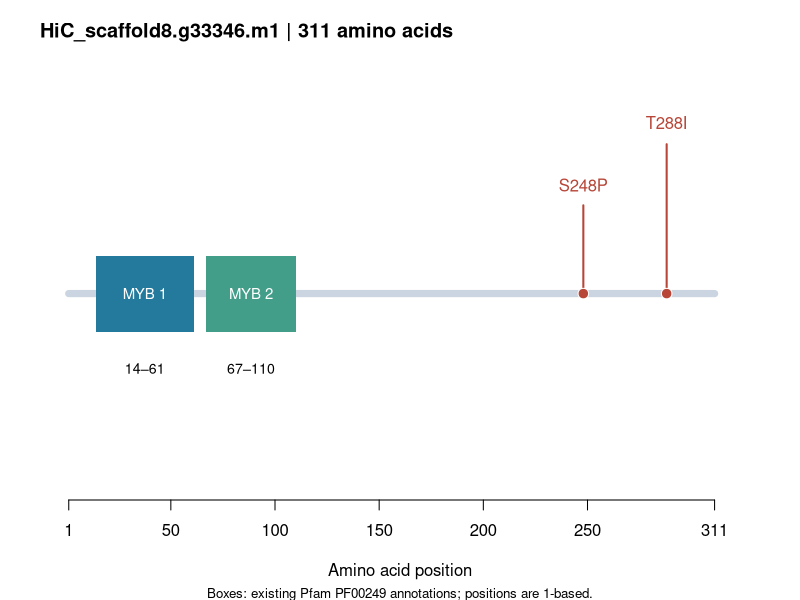
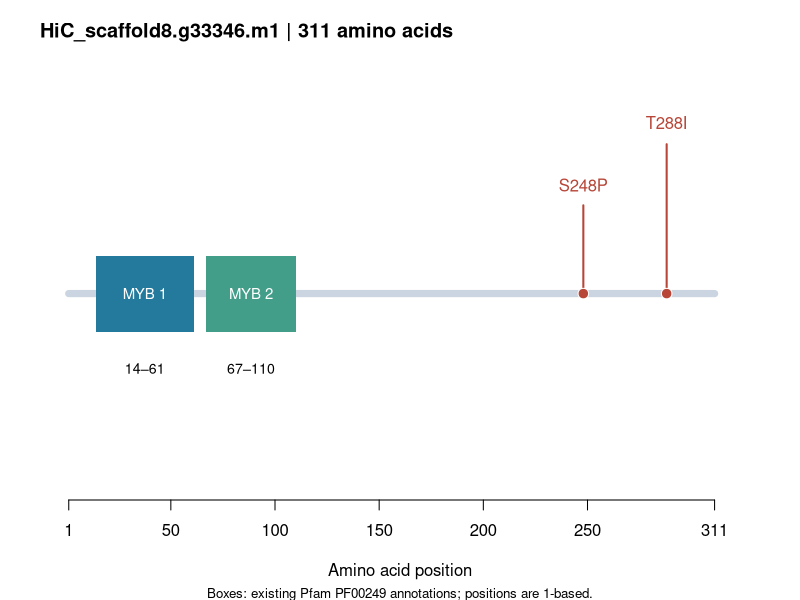

Write R code to recreate these figures, in order.
# Paths are relative to this archive, independent of the caller's working directory.
.script <- sub('^--file=', '', commandArgs(FALSE)[grepl('^--file=', commandArgs(FALSE))])
root <- normalizePath(file.path(dirname(.script), '..'))
setwd(root)
out <- 'results/candidate';dir.create(out,recursive=TRUE,showWarnings=FALSE)
draw <- function() {
par(mar=c(5,2,3,2))
plot(NA,xlim=c(0,320),ylim=c(0,3),axes=FALSE,xlab='Amino acid position',ylab='')
title('HiC_scaffold8.g33346.m1 | 311 amino acids',adj=0)
segments(1,1.4,311,1.4,lwd=7,col='#CBD5E1')
rect(14,1.12,61,1.68,col='#247A9C',border=NA)
rect(67,1.12,110,1.68,col='#429D89',border=NA)
text(c(37.5,88.5),1.4,c('MYB 1','MYB 2'),col='white',cex=.9)
text(c(37.5,88.5),.85,c('14–61','67–110'),cex=.85)
segments(c(248,288),1.4,c(248,288),c(2.05,2.5),col='#B74638',lwd=2)
points(c(248,288),c(1.4,1.4),pch=21,bg='#B74638',col='white',cex=1.4)
text(248,2.2,'S248P',col='#B74638',cex=1)
text(288,2.66,'T288I',col='#B74638',cex=1)
axis(1,at=c(1,50,100,150,200,250,311))
mtext('Boxes: existing Pfam PF00249 annotations; positions are 1-based.',side=1,line=4.1,cex=.8)
}
pdf(file.path(out,'MYB_domains_variants.pdf'),width=9,height=3.7);draw();dev.off()
png(file.path(out,'MYB_domains_variants.png'),width=1800,height=740,res=200);draw();dev.off()
